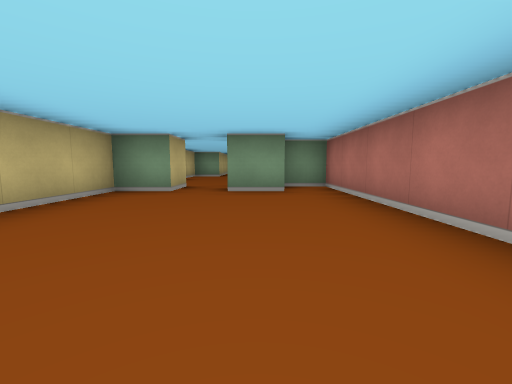
view 1 (above)

17 first-person views from a walk through a cub3D ray-caster map. The camera is about half as high as the walls, tilts 6° down and sees 90° across. The floor is counted in squares. Each view is taken from the middle of a square. On the plan, view 1 faces up. The plan holds only what a view shows up to about 9 squares ahead; the rest is blank. The place goes on beyond the plan.

view 2
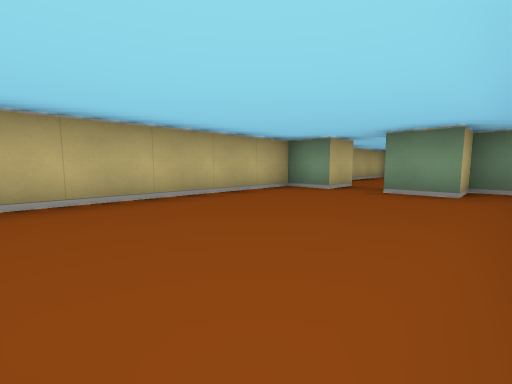

view 3
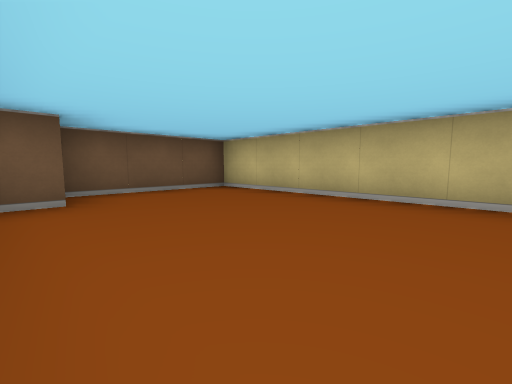

view 4
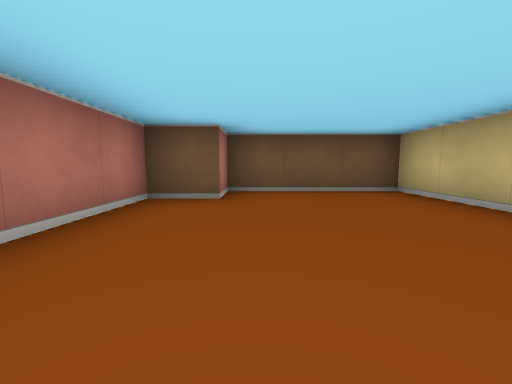

view 5
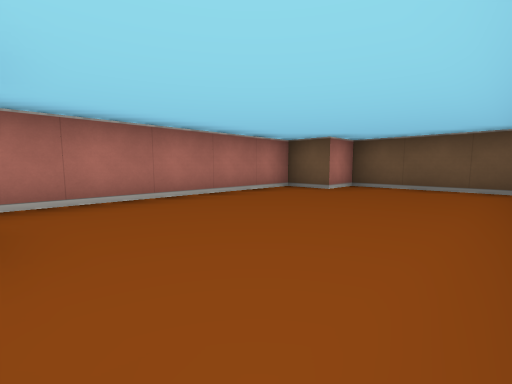

view 6
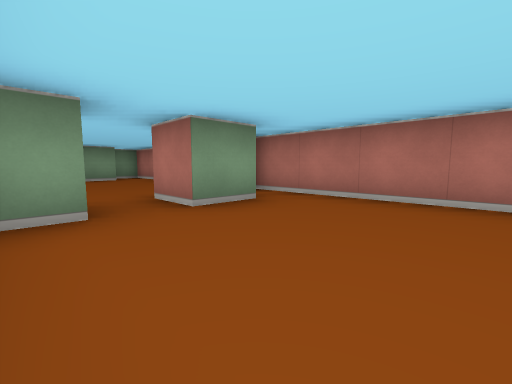

view 7
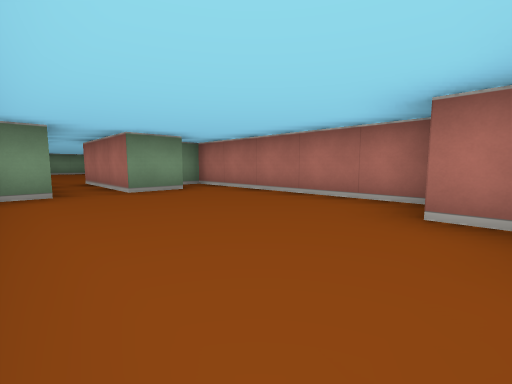

view 8
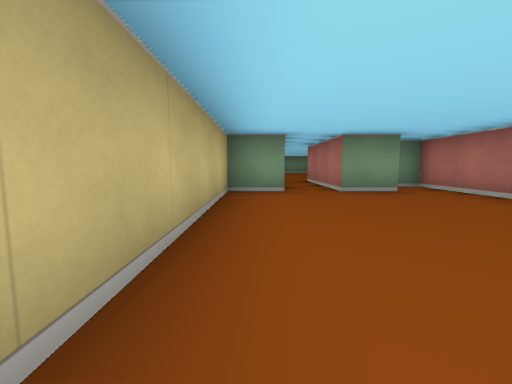

view 9
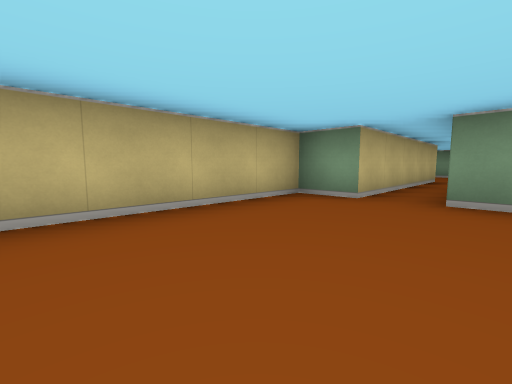

view 10
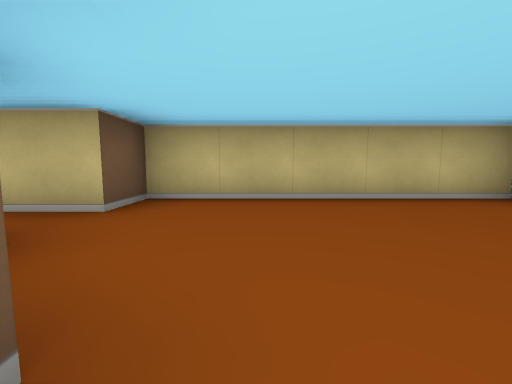

view 11
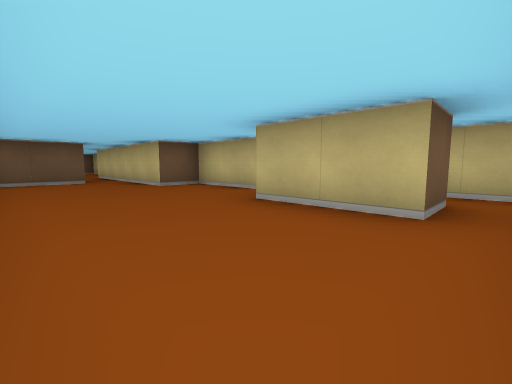

view 12
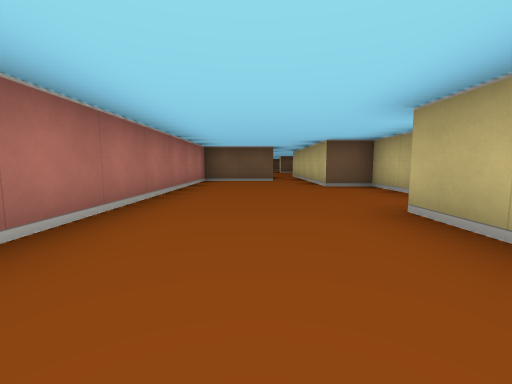

view 13
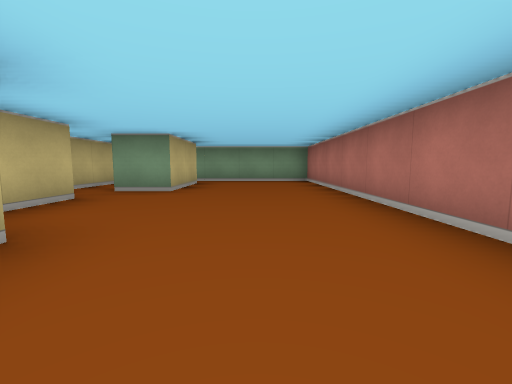

view 14
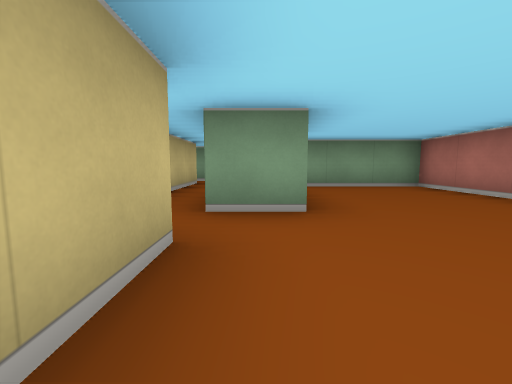

view 15
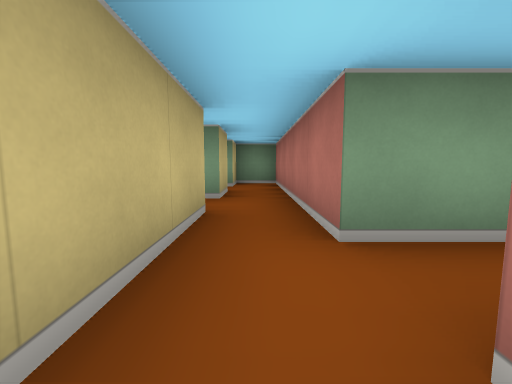

view 16
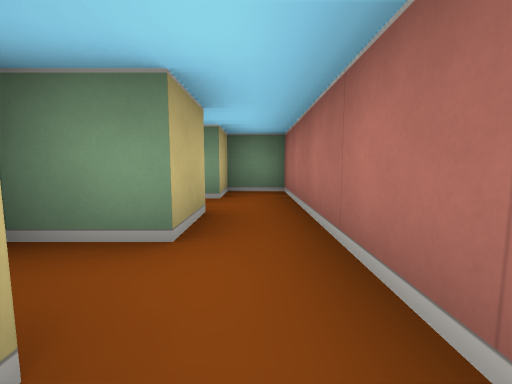

view 17
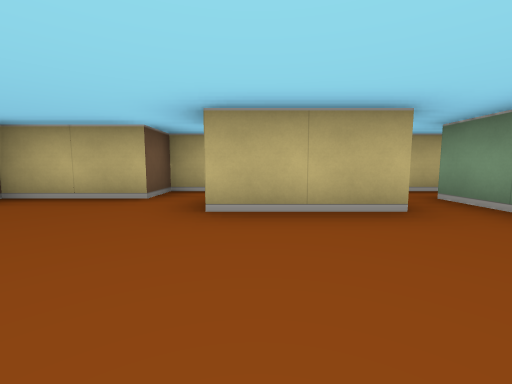

### Floor plan
Points are (right, up) in squares from view 1. A wall is a line through its corners. A room is listed if a view was taken in it or the views show most of it. See-through windows are left out.
Room 1 (views 1, 2, 3, 4, 5, 6)
walls: (-1.5, 4.5) (-2.5, 4.5) (-2.5, -1.5) (0.5, -1.5) (0.5, -0.5) (1.5, -0.5) (1.5, 5.5) (0.5, 5.5) (0.5, 4.5) (-0.5, 4.5)
ways out: opening at (-1, 5) to room 2
Room 2 (views 7, 8, 9, 10)
walls: (-1.5, 10.5) (-2.5, 10.5) (-2.5, 5.5) (-1.5, 5.5) (-1.5, 4.5); (0.5, 5.9) (0.5, 6.5); (1.5, 6.6) (1.5, 11.5) (0.8, 11.5); (0.6, 10.5) (-0.5, 10.5); (-0.5, 4.5) (-0.5, 5.5)
ways out: opening at (-1, 5) to room 1; opening at (-1, 11) to room 3
Room 3 (views 11, 12, 13, 14, 15, 17)
walls: (-2.5, 20.5) (-1.5, 20.5) (-1.5, 18.5) (-2.5, 18.5); (-3.5, 20.5) (-3.5, 17.5) (-2.5, 17.5) (-2.5, 15.5) (-1.5, 15.5) (-1.5, 10.5); (-0.5, 10.5) (-0.5, 13.5) (1.5, 13.5) (1.5, 21.5) (-2.5, 21.5)
ways out: opening at (-1, 11) to room 2; opening at (-3, 19.5) to room 4; opening at (-2, 21) to room 4
Room 4 (view 16)
walls: (-3.5, 22.5) (-3.5, 20.5); (-2.5, 21.5) (-2.5, 23.5); (-3.5, 23.5) (-4.5, 23.5)
ways out: opening at (-3, 19.5) to room 3; opening at (-2, 21) to room 3; opening at (-3, 24) to room 5
Room 5 (no view inside)
walls: (-3.5, 24.5) (-3.5, 23.5); (-2.5, 23.5) (-2.5, 26.5) (-3.5, 26.5) (-3.5, 25.5)
ways out: opening at (-3, 24) to room 4

Where each view was taken, in squares from view 1:
view 1: 0 up, 0 right, facing up
view 2: 0 up, 1 right, facing up-left
view 3: 3 up, 1 right, facing down-left
view 4: 3 up, 0 right, facing down
view 5: 4 up, 2 left, facing down-right
view 6: 2 up, 2 left, facing up-right
view 7: 6 up, 2 left, facing up-right
view 8: 6 up, 2 left, facing up
view 9: 7 up, 0 right, facing up-left
view 10: 7 up, 1 right, facing left
view 11: 21 up, 1 right, facing down-left
view 12: 21 up, 0 right, facing down
view 13: 14 up, 0 right, facing up
view 14: 16 up, 2 left, facing up
view 15: 20 up, 3 left, facing up
view 16: 22 up, 3 left, facing up
view 17: 19 up, 1 right, facing left
